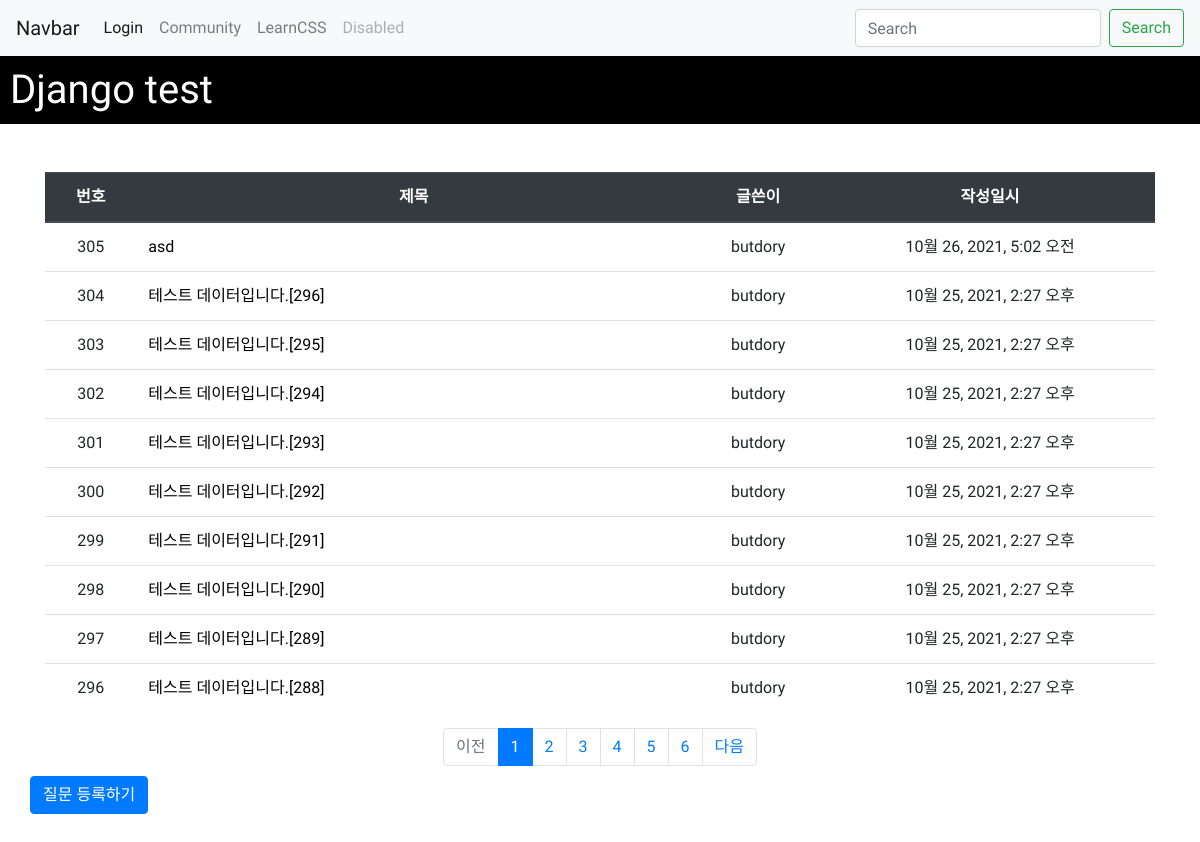
/apptest/, run on the app's committed database.
### testapp1/models.py (models this page shows, shortened)
class Question(models.Model):
    author = models.ForeignKey(User, on_delete=models.CASCADE)
    subject = models.CharField(max_length=200)
    content = models.TextField()
    modify_date = models.DateTimeField(null=True, blank=True)
    create_date = models.DateTimeField()

### testapp1/views.py (the view)
# urls.py: path('', views.index, name='index'),
def index(request):
    page = request.GET.get('page', '1')  # 페이지
    question_list = Question.objects.order_by('-create_date')
    paginator = Paginator(question_list, 10)  # 페이지당 10개씩 보여주기
    page_obj = paginator.get_page(page)
    context = {'question_list': page_obj}
    return render(request, 'apptest/question_list.html', context)

### testapp1/templatetags/apptest_filter.py (called while the page is built)
@register.filter
def sub(value, arg):
    return value - arg

### templates/apptest/question_list.html (shortened to what this page needs)
{% extends 'base.html' %}
{% load apptest_filter %}
{% block content %}
<!DOCTYPE html>
<html lang="en">
<head>
    {% load static %}
    <link rel="stylesheet" type="text/css" href="{% static 'css/index.css' %}">
</head>
<body>
    <div class="body_div">
        <div class="title_div">
            <h1>Django test</h1>
        </div>
        <br>
        <div class="content_div">
            <div class="container my-3">
                <table class="table">
                    <thead>
                    <tr class="text-center thead-dark">
                        <th>번호</th>
                        <th style="width:50%">제목</th>
                        <th>글쓴이</th>
                        <th>작성일시</th>
                    </tr>
                    </thead>
                    <tbody>
                    {% if question_list %}
                    {% for question in question_list %}
                    <tr class="text-center">
                        <td>
                {{ question_list.paginator.count|sub:question_list.start_index|sub:forloop.counter0|add:1 }}
                        </td>
                        <td class="text-left">
                            <a href="{% url 'apptest:detail' question.id %}">{{ question.subject }}</a>
                        </td>
                        <td>{{ question.author.username }}</td>
                        <td>{{ question.create_date }}</td>
                    </tr>
                    {% endfor %}
                    {% else %}
                    <tr>
                        <td colspan="3">질문이 없습니다.</td>
                    </tr>
                    {% endif %}
                    </tbody>
                </table>
            </div>
    <ul class="pagination justify-content-center">
        {% if question_list.has_previous %}
        <li class="page-item">
            <a class="page-link" href="?page={{ question_list.previous_page_number }}">이전</a>
        </li>
        {% else %}
        <li class="page-item disabled">
            <a class="page-link" tabindex="-1" aria-disabled="true" href="#">이전</a>
        </li>
        {% endif %}
        {% for page_number in question_list.paginator.page_range %}
        {% if page_number >= question_list.number|add:-5 and page_number <= question_list.number|add:5 %}
            {% if page_number == question_list.number %}
            <li class="page-item active" aria-current="page">
                <a class="page-link" href="?page={{ page_number }}">{{ page_number }}</a>
            </li>
            {% else %}
            <li class="page-item">
                <a class="page-link" href="?page={{ page_number }}">{{ page_number }}</a>
            </li>
            {% endif %}
        {% endif %}
        {% endfor %}
        {% if question_list.has_next %}
        <li class="page-item">
            <a class="page-link" href="?page={{ question_list.next_page_number }}">다음</a>
        </li>
        {% else %}
        <li class="page-item disabled">
            <a class="page-link" tabindex="-1" aria-disabled="true" href="#">다음</a>
        </li>
        {% endif %}
    </ul>
        <a href="{% url 'apptest:question_create' %}" class="btn btn-primary">질문 등록하기</a>
        </div>
    </div>
</body>
</html>
{% endblock %}

### templates/base.html (shortened to what this page needs)
<!DOCTYPE html>
<html lang="en">
<head>
    {% load static %}
    <link rel="stylesheet" type="text/css" href="{% static 'css/bootstrap.min.css' %}">
</head>
<body class="basebody">
    <nav class="navbar navbar-expand-lg navbar-light bg-light">
      <a class="navbar-brand" href="#">Navbar</a>
      <div class="collapse navbar-collapse" id="navbarSupportedContent">
        <ul class="navbar-nav mr-auto">
          <li class="nav-item active">
                  {% if user.is_authenticated %}
    <a class="nav-link" href="{% url 'common:logout' %}">{{ user.username }} (Logout)</a>
    {% else %}
        <a class="nav-link" href="{% url 'common:login' %}">Login</a>
    {% endif %}
          </li>
          <li class="nav-item">
            <a class="nav-link" href="{% url 'apptest:index' %}">Community</a>
          </li>
          <li class="nav-item">
              <a class="nav-link" href="{% url 'learnCSS:index' %}">LearnCSS</a>
          </li>
          <li class="nav-item">
            <a class="nav-link disabled" href="#" tabindex="-1" aria-disabled="true">Disabled</a>
          </li>
        </ul>
        <form class="form-inline my-2 my-lg-0">
          <input class="form-control mr-sm-2" type="search" placeholder="Search" aria-label="Search">
          <button class="btn btn-outline-success my-2 my-sm-0" type="submit">Search</button>
        </form>
      </div>
    </nav>
    {% block content %}
    {% endblock %}
    </body>
</html>

### static/css/index.css (style rules this page uses)
*, *::after, *::before { margin: 0; padding: 0; box-sizing: border-box; font-family: 'Jua', sans-serif; }
.title_div > * { background-color: black; color: white; padding: 10px; }
.body_div { width: 1250; height: 500%; margin: 0 auto }
.content_div { padding: 30px; padding-top: 0; }
.content_div > ul { margin: 10px; }
a { text-decoration: none; color: black; }

### data on the page
Question: paginator.count|sub "305", subject "asd", author.username "butdory", create_date "10월 26, 2021, 5:02 오전"
Question: paginator.count|sub "304", subject "테스트 데이터입니다.[296]", author.username "butdory", create_date "10월 25, 2021, 2:27 오후"
Question: paginator.count|sub "303", subject "테스트 데이터입니다.[295]", author.username "butdory", create_date "10월 25, 2021, 2:27 오후"
Question: paginator.count|sub "302", subject "테스트 데이터입니다.[294]", author.username "butdory", create_date "10월 25, 2021, 2:27 오후"
Question: paginator.count|sub "301", subject "테스트 데이터입니다.[293]", author.username "butdory", create_date "10월 25, 2021, 2:27 오후"
Question: paginator.count|sub "300", subject "테스트 데이터입니다.[292]", author.username "butdory", create_date "10월 25, 2021, 2:27 오후"
Question: paginator.count|sub "299", subject "테스트 데이터입니다.[291]", author.username "butdory", create_date "10월 25, 2021, 2:27 오후"
Question: paginator.count|sub "298", subject "테스트 데이터입니다.[290]", author.username "butdory", create_date "10월 25, 2021, 2:27 오후"
Question: paginator.count|sub "297", subject "테스트 데이터입니다.[289]", author.username "butdory", create_date "10월 25, 2021, 2:27 오후"
Question: paginator.count|sub "296", subject "테스트 데이터입니다.[288]", author.username "butdory", create_date "10월 25, 2021, 2:27 오후"

### other printed values
{{ page_number }} "1"
{{ page_number }} "2" "3" "4" "5" "6"
